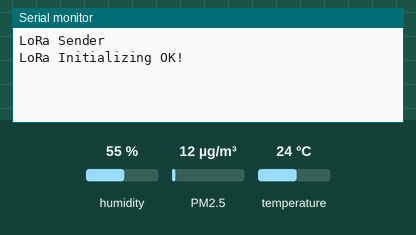
Simulated run of this sketch. Board: ESP32. Parts: the last lines printed to the serial monitor. Wiring (inferred from the names in the program): dust sensor: data GPIO 4. The test bench sets the inputs (shaded band); at power-on: humidity 55 %, PM2.5 12 µg/m³, temperature 24 °C. No radio packets arrive unless stated.

Above: at 1.2 s.
1.3 s: humidity set to 22 %
At 1.7 s:
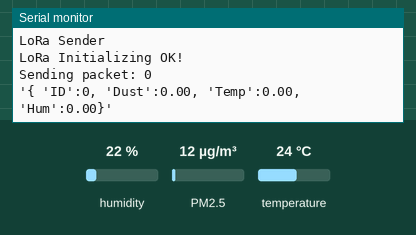
9.3 s: PM2.5 set to 6 µg/m³
At 10.6 s:
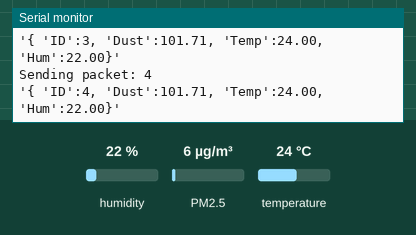
10.8 s: temperature set to 12 °C
At 12.27 s:
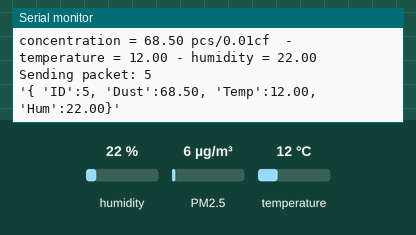
12.3 s: PM2.5 set to 75 µg/m³
13.8 s: humidity set to 40 %
At 15.3 s:
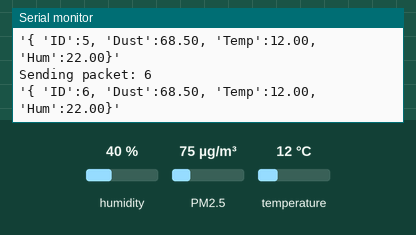
Timing chart, 0 to 16.3 s (numbered marks = the images above; inputs shaded):
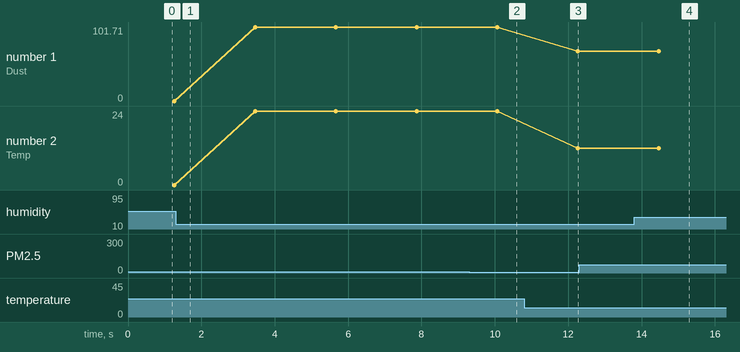

The sketch:

lora_node.ino
```cpp
//Radityo Fajar Pamungkas
//ESP32s with Dust sensor and DHT sensor

//Import all library needed
#include <SPI.h>
#include <LoRa.h>
#include "DHT.h"

//Define all pin used
#define ss 5
#define rst 14
#define dio0 2
#define BAND 433E6
#define DHTTYPE DHT22
#define DHTPIN 22
int pin = 4;

DHT dht(DHTPIN,DHTTYPE);

int readingID = 0;
int counter = 0;
String LoRaMessage = "";

//Declare all variable needed
unsigned long duration;
unsigned long starttime;
unsigned long sampletime_ms = 3000;
unsigned long lowpulseoccupancy = 0;
float ratio = 0;
float concentration = 0;
float temp = 0;
float hum = 0;

//Starting LoRa communication Interface
void startLoRA()
{
  Serial.begin(115200);
  while (!Serial);
  Serial.println("LoRa Sender");
  LoRa.setPins(ss, rst, dio0);
  while (!LoRa.begin(BAND))
  {
    Serial.println(".");
    delay(500);
  }
  LoRa.setSyncWord(0xA5);
  Serial.println("LoRa Initializing OK!");
}

//Reading all sensor value (Dust, Temperature, and Humidity)
void getReadings(){
  duration = pulseIn(pin, LOW);
  lowpulseoccupancy = lowpulseoccupancy+duration;
  if ((millis()-starttime) > sampletime_ms)
  {
    ratio = lowpulseoccupancy/(sampletime_ms*10.0);
    concentration = 1.1*pow(ratio,3)-3.8*pow(ratio,2)+520*ratio+0.62;
    Serial.print("concentration = ");
    Serial.print(concentration);
    Serial.print(" pcs/0.01cf  -  ");
    temp = dht.readTemperature();
    hum = dht.readHumidity();
    Serial.print("temperature = ");
    Serial.print(temp);
    Serial.print(" - humidity = ");
    Serial.println(hum);
    lowpulseoccupancy = 0;
    starttime = millis();
  }

}

//Send the data to the LoRa gateway
void sendReadings() {
  LoRaMessage = "'{ 'ID':" + String(readingID) + ", 'Dust':" + String(concentration)+ ", 'Temp':" + String(temp) + ", 'Hum':" + String(hum) + "}'" ;
  LoRa.beginPacket();
  LoRa.print(LoRaMessage);
  LoRa.endPacket();
  Serial.print("Sending packet: ");
  Serial.println(readingID);
  readingID++;
  Serial.println(LoRaMessage);
}

void setup() {
  Serial.begin(115200);
  pinMode(4,INPUT);
  starttime = millis();
  startLoRA();
  dht.begin();
}

void loop() {
  delay(1000);
  getReadings();
  sendReadings();
  delay(1000);
}
```

Measured:
- after the input at 10.8 s, the serial monitor: prints a new line after 1.4 s (image 3)
- plotted number 2: 24 → 12 after the input at 10.8 s
